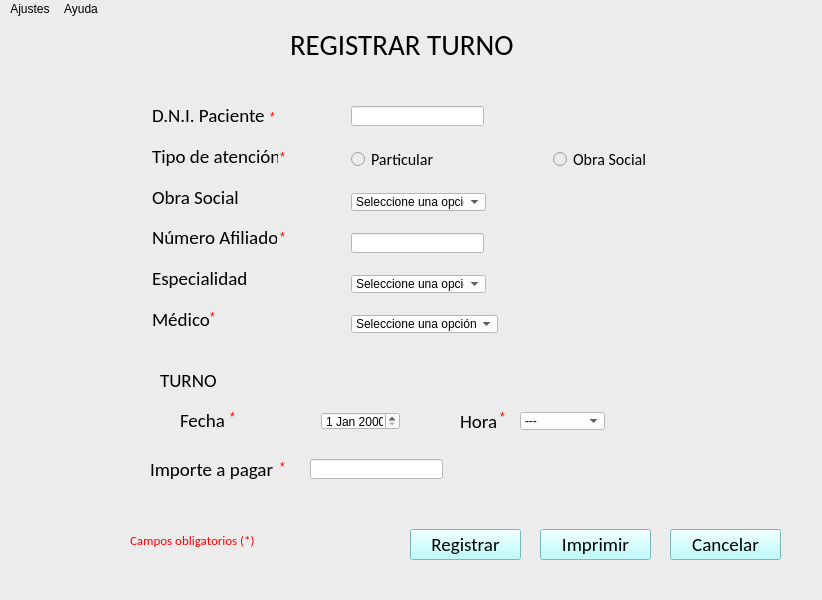
<?xml version="1.0" encoding="UTF-8"?>
<ui version="4.0">
 <class>MainWindow</class>
 <widget class="QMainWindow" name="MainWindow">
  <property name="geometry">
   <rect>
    <x>0</x>
    <y>0</y>
    <width>822</width>
    <height>600</height>
   </rect>
  </property>
  <property name="windowTitle">
   <string>MainWindow</string>
  </property>
  <property name="styleSheet">
   <string notr="true">background-color: rgb(236, 236, 236);</string>
  </property>
  <widget class="QWidget" name="centralwidget">
   <widget class="QLabel" name="label">
    <property name="geometry">
     <rect>
      <x>290</x>
      <y>0</y>
      <width>241</width>
      <height>51</height>
     </rect>
    </property>
    <property name="font">
     <font>
      <family>Calibri</family>
      <pointsize>22</pointsize>
     </font>
    </property>
    <property name="text">
     <string>REGISTRAR TURNO</string>
    </property>
   </widget>
   <widget class="QLineEdit" name="lineEdit">
    <property name="geometry">
     <rect>
      <x>351</x>
      <y>87</y>
      <width>133</width>
      <height>20</height>
     </rect>
    </property>
    <property name="styleSheet">
     <string notr="true">background-color: rgb(255, 255, 255);</string>
    </property>
   </widget>
   <widget class="QComboBox" name="comboBox">
    <property name="geometry">
     <rect>
      <x>351</x>
      <y>256</y>
      <width>135</width>
      <height>18</height>
     </rect>
    </property>
    <property name="styleSheet">
     <string notr="true">background-color: rgb(255, 255, 255);</string>
    </property>
    <item>
     <property name="text">
      <string>Seleccione una opción</string>
     </property>
    </item>
    <item>
     <property name="text">
      <string>Clínica Médica</string>
     </property>
    </item>
    <item>
     <property name="text">
      <string>Traumatología</string>
     </property>
    </item>
    <item>
     <property name="text">
      <string>Dermatología</string>
     </property>
    </item>
    <item>
     <property name="text">
      <string>Pediatría General</string>
     </property>
    </item>
    <item>
     <property name="text">
      <string>Ginecología</string>
     </property>
    </item>
   </widget>
   <widget class="QLabel" name="label_2">
    <property name="geometry">
     <rect>
      <x>152</x>
      <y>85</y>
      <width>114</width>
      <height>23</height>
     </rect>
    </property>
    <property name="font">
     <font>
      <family>Calibri</family>
      <pointsize>14</pointsize>
     </font>
    </property>
    <property name="text">
     <string>D.N.I. Paciente</string>
    </property>
   </widget>
   <widget class="QLabel" name="label_4">
    <property name="geometry">
     <rect>
      <x>152</x>
      <y>248</y>
      <width>94</width>
      <height>23</height>
     </rect>
    </property>
    <property name="font">
     <font>
      <family>Calibri</family>
      <pointsize>14</pointsize>
     </font>
    </property>
    <property name="text">
     <string>Especialidad</string>
    </property>
   </widget>
   <widget class="QLabel" name="label_3">
    <property name="geometry">
     <rect>
      <x>152</x>
      <y>289</y>
      <width>57</width>
      <height>23</height>
     </rect>
    </property>
    <property name="font">
     <font>
      <family>Calibri</family>
      <pointsize>14</pointsize>
     </font>
    </property>
    <property name="text">
     <string>Médico</string>
    </property>
   </widget>
   <widget class="QComboBox" name="comboBox_2">
    <property name="geometry">
     <rect>
      <x>351</x>
      <y>174</y>
      <width>135</width>
      <height>18</height>
     </rect>
    </property>
    <property name="styleSheet">
     <string notr="true">background-color: rgb(255, 255, 255);</string>
    </property>
    <item>
     <property name="text">
      <string>Seleccione una opción</string>
     </property>
    </item>
    <item>
     <property name="text">
      <string>CPCE</string>
     </property>
    </item>
    <item>
     <property name="text">
      <string>PAMI</string>
     </property>
    </item>
    <item>
     <property name="text">
      <string>SWISS MEDICAL</string>
     </property>
    </item>
    <item>
     <property name="text">
      <string>OSDE</string>
     </property>
    </item>
    <item>
     <property name="text">
      <string>PRENSALUD</string>
     </property>
    </item>
    <item>
     <property name="text">
      <string>SANCOR SALUD</string>
     </property>
    </item>
    <item>
     <property name="text">
      <string>DASPU</string>
     </property>
    </item>
    <item>
     <property name="text">
      <string>APROSS</string>
     </property>
    </item>
   </widget>
   <widget class="QLineEdit" name="lineEdit_2">
    <property name="geometry">
     <rect>
      <x>351</x>
      <y>214</y>
      <width>133</width>
      <height>20</height>
     </rect>
    </property>
    <property name="styleSheet">
     <string notr="true">background-color: rgb(255, 255, 255);</string>
    </property>
   </widget>
   <widget class="QPushButton" name="pushButton">
    <property name="geometry">
     <rect>
      <x>410</x>
      <y>510</y>
      <width>111</width>
      <height>31</height>
     </rect>
    </property>
    <property name="font">
     <font>
      <family>Calibri</family>
      <pointsize>14</pointsize>
     </font>
    </property>
    <property name="styleSheet">
     <string notr="true">background-color: rgb(170, 255, 255);</string>
    </property>
    <property name="text">
     <string>Registrar</string>
    </property>
   </widget>
   <widget class="QPushButton" name="pushButton_2">
    <property name="geometry">
     <rect>
      <x>670</x>
      <y>510</y>
      <width>111</width>
      <height>31</height>
     </rect>
    </property>
    <property name="font">
     <font>
      <family>Calibri</family>
      <pointsize>14</pointsize>
     </font>
    </property>
    <property name="styleSheet">
     <string notr="true">background-color: rgb(170, 255, 255);</string>
    </property>
    <property name="text">
     <string>Cancelar</string>
    </property>
   </widget>
   <widget class="QLabel" name="label_6">
    <property name="geometry">
     <rect>
      <x>160</x>
      <y>350</y>
      <width>56</width>
      <height>23</height>
     </rect>
    </property>
    <property name="font">
     <font>
      <family>Calibri</family>
      <pointsize>14</pointsize>
     </font>
    </property>
    <property name="text">
     <string>TURNO</string>
    </property>
   </widget>
   <widget class="QComboBox" name="comboBox_3">
    <property name="geometry">
     <rect>
      <x>520</x>
      <y>393</y>
      <width>85</width>
      <height>18</height>
     </rect>
    </property>
    <property name="styleSheet">
     <string notr="true">background-color: rgb(255, 255, 255);</string>
    </property>
    <item>
     <property name="text">
      <string>---</string>
     </property>
    </item>
    <item>
     <property name="text">
      <string>1- 09:00 hs</string>
     </property>
    </item>
    <item>
     <property name="text">
      <string>2- 09:40 hs</string>
     </property>
    </item>
    <item>
     <property name="text">
      <string>3- 14:00 hs</string>
     </property>
    </item>
    <item>
     <property name="text">
      <string>4- 14:40 hs</string>
     </property>
    </item>
   </widget>
   <widget class="QLabel" name="label_7">
    <property name="geometry">
     <rect>
      <x>152</x>
      <y>207</y>
      <width>125</width>
      <height>23</height>
     </rect>
    </property>
    <property name="font">
     <font>
      <family>Calibri</family>
      <pointsize>14</pointsize>
     </font>
    </property>
    <property name="text">
     <string>Número Afiliado</string>
    </property>
   </widget>
   <widget class="QComboBox" name="comboBox_4">
    <property name="geometry">
     <rect>
      <x>351</x>
      <y>296</y>
      <width>147</width>
      <height>18</height>
     </rect>
    </property>
    <property name="styleSheet">
     <string notr="true">background-color: rgb(255, 255, 255);</string>
    </property>
    <item>
     <property name="text">
      <string>Seleccione una opción</string>
     </property>
    </item>
    <item>
     <property name="text">
      <string>Dr. Juan Perez</string>
     </property>
    </item>
    <item>
     <property name="text">
      <string>Dr. José Gonzalez</string>
     </property>
    </item>
    <item>
     <property name="text">
      <string>Dra. Beatriz Llanos</string>
     </property>
    </item>
    <item>
     <property name="text">
      <string>Dra. Laura Zavia</string>
     </property>
    </item>
    <item>
     <property name="text">
      <string>Dra. Alejandra Carranza</string>
     </property>
    </item>
    <item>
     <property name="text">
      <string>Dra. Alejandra Cabrera</string>
     </property>
    </item>
    <item>
     <property name="text">
      <string>Dra. Florencia García</string>
     </property>
    </item>
    <item>
     <property name="text">
      <string>Dr. Ramiro Ceballes</string>
     </property>
    </item>
   </widget>
   <widget class="QLabel" name="label_9">
    <property name="geometry">
     <rect>
      <x>152</x>
      <y>167</y>
      <width>87</width>
      <height>23</height>
     </rect>
    </property>
    <property name="font">
     <font>
      <family>Calibri</family>
      <pointsize>14</pointsize>
     </font>
    </property>
    <property name="text">
     <string>Obra Social</string>
    </property>
   </widget>
   <widget class="QDateEdit" name="dateEdit_2">
    <property name="geometry">
     <rect>
      <x>321</x>
      <y>393</y>
      <width>79</width>
      <height>18</height>
     </rect>
    </property>
    <property name="styleSheet">
     <string notr="true">background-color: rgb(255, 255, 255);</string>
    </property>
   </widget>
   <widget class="QLabel" name="label_11">
    <property name="geometry">
     <rect>
      <x>150</x>
      <y>439</y>
      <width>124</width>
      <height>23</height>
     </rect>
    </property>
    <property name="font">
     <font>
      <family>Calibri</family>
      <pointsize>14</pointsize>
     </font>
    </property>
    <property name="text">
     <string>Importe a pagar</string>
    </property>
   </widget>
   <widget class="QLineEdit" name="lineEdit_3">
    <property name="geometry">
     <rect>
      <x>310</x>
      <y>440</y>
      <width>133</width>
      <height>20</height>
     </rect>
    </property>
    <property name="styleSheet">
     <string notr="true">background-color: rgb(255, 255, 255);</string>
    </property>
   </widget>
   <widget class="QPushButton" name="pushButton_3">
    <property name="geometry">
     <rect>
      <x>540</x>
      <y>510</y>
      <width>111</width>
      <height>31</height>
     </rect>
    </property>
    <property name="font">
     <font>
      <family>Calibri</family>
      <pointsize>14</pointsize>
     </font>
    </property>
    <property name="styleSheet">
     <string notr="true">background-color: rgb(170, 255, 255);</string>
    </property>
    <property name="text">
     <string>Imprimir</string>
    </property>
   </widget>
   <widget class="QRadioButton" name="radioButton">
    <property name="geometry">
     <rect>
      <x>553</x>
      <y>129</y>
      <width>97</width>
      <height>23</height>
     </rect>
    </property>
    <property name="font">
     <font>
      <family>Calibri</family>
      <pointsize>12</pointsize>
     </font>
    </property>
    <property name="text">
     <string>Obra Social</string>
    </property>
   </widget>
   <widget class="QRadioButton" name="radioButton_2">
    <property name="geometry">
     <rect>
      <x>351</x>
      <y>129</y>
      <width>85</width>
      <height>23</height>
     </rect>
    </property>
    <property name="font">
     <font>
      <family>Calibri</family>
      <pointsize>12</pointsize>
     </font>
    </property>
    <property name="text">
     <string>Particular</string>
    </property>
   </widget>
   <widget class="QLabel" name="label_12">
    <property name="geometry">
     <rect>
      <x>152</x>
      <y>126</y>
      <width>126</width>
      <height>23</height>
     </rect>
    </property>
    <property name="font">
     <font>
      <family>Calibri</family>
      <pointsize>14</pointsize>
     </font>
    </property>
    <property name="text">
     <string>Tipo de atención</string>
    </property>
   </widget>
   <widget class="QLabel" name="label_5">
    <property name="geometry">
     <rect>
      <x>180</x>
      <y>390</y>
      <width>45</width>
      <height>23</height>
     </rect>
    </property>
    <property name="font">
     <font>
      <family>Calibri</family>
      <pointsize>14</pointsize>
     </font>
    </property>
    <property name="text">
     <string>Fecha</string>
    </property>
   </widget>
   <widget class="QLabel" name="label_8">
    <property name="geometry">
     <rect>
      <x>460</x>
      <y>391</y>
      <width>38</width>
      <height>23</height>
     </rect>
    </property>
    <property name="font">
     <font>
      <family>Calibri</family>
      <pointsize>14</pointsize>
     </font>
    </property>
    <property name="text">
     <string>Hora</string>
    </property>
   </widget>
   <widget class="QLabel" name="label_10">
    <property name="geometry">
     <rect>
      <x>270</x>
      <y>90</y>
      <width>16</width>
      <height>16</height>
     </rect>
    </property>
    <property name="styleSheet">
     <string notr="true">font: 12pt &quot;Calibri&quot;;color: red;</string>
    </property>
    <property name="text">
     <string>*</string>
    </property>
   </widget>
   <widget class="QLabel" name="label_13">
    <property name="geometry">
     <rect>
      <x>280</x>
      <y>130</y>
      <width>16</width>
      <height>16</height>
     </rect>
    </property>
    <property name="styleSheet">
     <string notr="true">font: 12pt &quot;Calibri&quot;;color: red;</string>
    </property>
    <property name="text">
     <string>*</string>
    </property>
   </widget>
   <widget class="QLabel" name="label_15">
    <property name="geometry">
     <rect>
      <x>280</x>
      <y>210</y>
      <width>16</width>
      <height>16</height>
     </rect>
    </property>
    <property name="styleSheet">
     <string notr="true">font: 12pt &quot;Calibri&quot;;color: red;</string>
    </property>
    <property name="text">
     <string>*</string>
    </property>
   </widget>
   <widget class="QLabel" name="label_17">
    <property name="geometry">
     <rect>
      <x>210</x>
      <y>290</y>
      <width>16</width>
      <height>16</height>
     </rect>
    </property>
    <property name="styleSheet">
     <string notr="true">font: 12pt &quot;Calibri&quot;;color: red;</string>
    </property>
    <property name="text">
     <string>*</string>
    </property>
   </widget>
   <widget class="QLabel" name="label_14">
    <property name="geometry">
     <rect>
      <x>230</x>
      <y>390</y>
      <width>16</width>
      <height>16</height>
     </rect>
    </property>
    <property name="styleSheet">
     <string notr="true">font: 12pt &quot;Calibri&quot;;color: red;</string>
    </property>
    <property name="text">
     <string>*</string>
    </property>
   </widget>
   <widget class="QLabel" name="label_16">
    <property name="geometry">
     <rect>
      <x>500</x>
      <y>390</y>
      <width>16</width>
      <height>16</height>
     </rect>
    </property>
    <property name="styleSheet">
     <string notr="true">font: 12pt &quot;Calibri&quot;;color: red;</string>
    </property>
    <property name="text">
     <string>*</string>
    </property>
   </widget>
   <widget class="QLabel" name="label_18">
    <property name="geometry">
     <rect>
      <x>280</x>
      <y>440</y>
      <width>16</width>
      <height>16</height>
     </rect>
    </property>
    <property name="styleSheet">
     <string notr="true">font: 12pt &quot;Calibri&quot;;color: red;</string>
    </property>
    <property name="text">
     <string>*</string>
    </property>
   </widget>
   <widget class="QLabel" name="label_19">
    <property name="geometry">
     <rect>
      <x>130</x>
      <y>510</y>
      <width>191</width>
      <height>23</height>
     </rect>
    </property>
    <property name="font">
     <font>
      <family>Calibri</family>
      <pointsize>10</pointsize>
      <weight>50</weight>
      <italic>false</italic>
      <bold>false</bold>
     </font>
    </property>
    <property name="styleSheet">
     <string notr="true">font: 10pt &quot;Calibri&quot;;color: red;</string>
    </property>
    <property name="text">
     <string>Campos obligatorios (*)</string>
    </property>
   </widget>
  </widget>
  <widget class="QMenuBar" name="menubar">
   <property name="geometry">
    <rect>
     <x>0</x>
     <y>0</y>
     <width>822</width>
     <height>21</height>
    </rect>
   </property>
   <widget class="QMenu" name="menuAjustes">
    <property name="title">
     <string>Ajustes</string>
    </property>
    <addaction name="actionActualizar_Informaci_n"/>
   </widget>
   <widget class="QMenu" name="menuAyuda">
    <property name="title">
     <string>Ayuda</string>
    </property>
    <addaction name="actionAcerca_de"/>
   </widget>
   <addaction name="menuAjustes"/>
   <addaction name="menuAyuda"/>
  </widget>
  <widget class="QStatusBar" name="statusbar"/>
  <action name="actionActualizar_Informaci_n">
   <property name="text">
    <string>Actualizar Información</string>
   </property>
  </action>
  <action name="actionAcerca_de">
   <property name="text">
    <string>Acerca de ...</string>
   </property>
  </action>
 </widget>
 <resources/>
 <connections/>
</ui>
